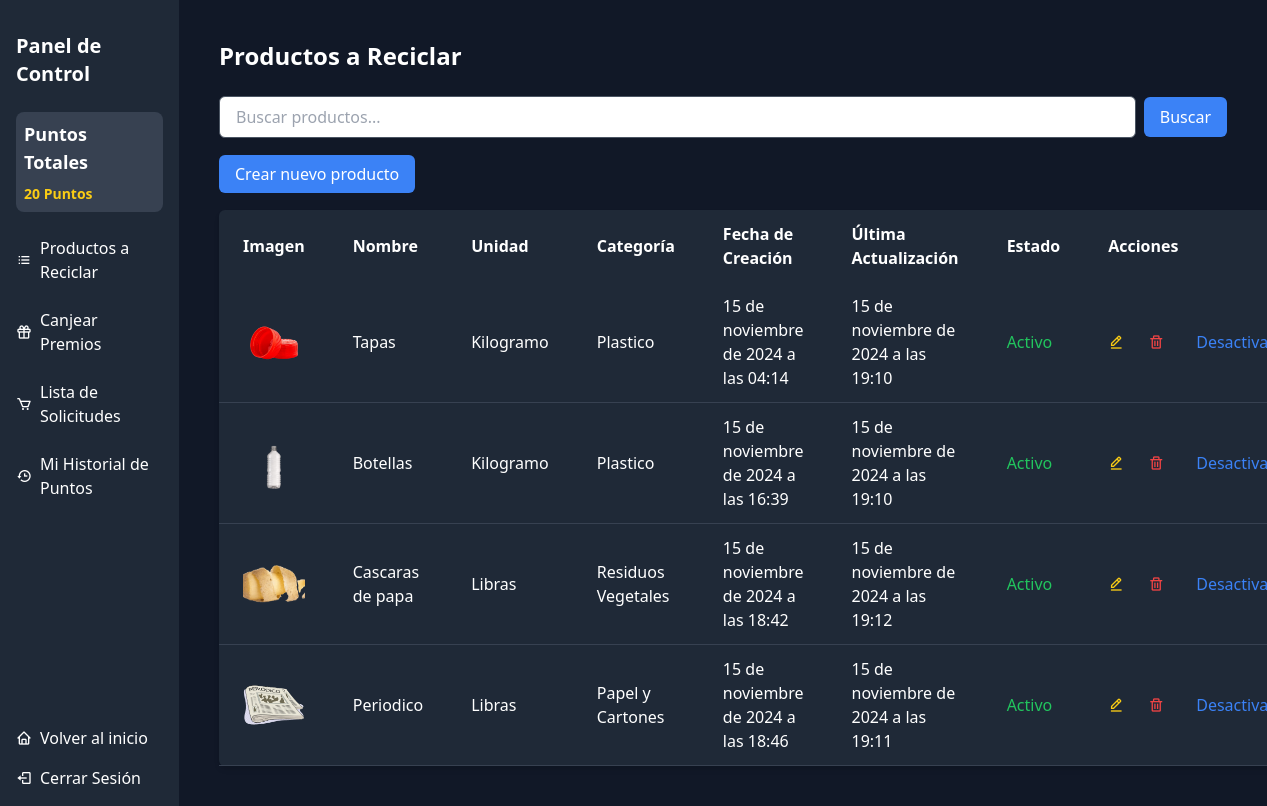
The app's page /dashboard/products/ (signed in) with its own data.
### core/dashboard/models.py (models this page shows, shortened)
class Product(models.Model):
    name = models.CharField(max_length=50, unique=True)
    description = models.TextField()
    image = models.ImageField(upload_to='products/', validators=[validate_image_extension])
    created_at = models.DateTimeField(auto_now_add=True)
    updated_at = models.DateTimeField(auto_now=True)
    units = models.ForeignKey(Units, on_delete=models.CASCADE, related_name="products")
    category = models.ForeignKey(Category, on_delete=models.CASCADE, related_name="products")
    is_active = models.BooleanField(default=True)
    created_by = models.ForeignKey(
        settings.AUTH_USER_MODEL,
        on_delete=models.SET_NULL,
        null=True,
        blank=True,
        related_name="created_products"
    )
    updated_by = models.ForeignKey(
        settings.AUTH_USER_MODEL,
        on_delete=models.SET_NULL,
        null=True,
        blank=True,
        related_name="updated_products"
    )
    class Meta:
        verbose_name = 'Producto'
        verbose_name_plural = 'Productos'

class Units(models.Model):
    name = models.CharField(max_length=50, unique=True)
    abbreviation = models.CharField(max_length=10, unique=True)
    created_at = models.DateTimeField(auto_now_add=True)
    updated_at = models.DateTimeField(auto_now=True)
    created_by = models.ForeignKey(
        settings.AUTH_USER_MODEL,
        on_delete=models.SET_NULL,
        null=True,
        blank=True,
        related_name="created_units"
    )
    updated_by = models.ForeignKey(
        settings.AUTH_USER_MODEL,
        on_delete=models.SET_NULL,
        null=True,
        blank=True,
        related_name="updated_units"
    )
    class Meta:
        verbose_name = 'Unidad'
        verbose_name_plural = 'Unidades'

class Category(models.Model):
    name = models.CharField(max_length=50, unique=True)
    created_at = models.DateTimeField(auto_now_add=True)
    updated_at = models.DateTimeField(auto_now=True)
    created_by = models.ForeignKey(
        settings.AUTH_USER_MODEL,
        on_delete=models.SET_NULL,
        null=True,
        blank=True,
        related_name="created_categories"
    )
    updated_by = models.ForeignKey(
        settings.AUTH_USER_MODEL,
        on_delete=models.SET_NULL,
        null=True,
        blank=True,
        related_name="updated_categories"
    )
    class Meta:
        verbose_name = 'Categoría'
        verbose_name_plural = 'Categorías'

### core/dashboard/views/product.py (the view)
# urls.py: path('products/', product.ProductListView.as_view(), name='product_list'),
class ProductListView(LoginRequiredMixin, ListView):
    model = Product
    template_name = 'core/dashboard/products/product_list.html'
    context_object_name = 'products'
    paginate_by = 10
    def get_queryset(self):
        queryset = Product.objects.all()
        query = self.request.GET.get('q')
        if query:
            queryset = queryset.filter(description__icontains=query)
        return queryset

### core/dashboard/context_processors.py (called while the page is built)
def total_points(request):
    if request.user.is_authenticated:
        total_points = Points.objects.filter(user=request.user).aggregate(total=models.Sum('number'))['total'] or 0
        total_history_points = PointHistory.objects.filter(user=request.user).aggregate(total=models.Sum('points'))['total'] or 0
        total_points = total_history_points
    else:
        total_points = 0
    return {'total_points': total_points}

### templates/core/dashboard/products/product_list.html (shortened to what this page needs)
{% extends 'components/base_dash.html' %}
{% block content %}
    <div class="container mx-auto p-2">
        <h2 class="text-2xl font-bold mb-6">Productos a Reciclar</h2>
        <div class="mb-4">
            <form method="get" action="{% url 'dashboard:product_list' %}" class="flex items-center">
                <input type="text" name="q" value="{{ request.GET.q }}" placeholder="Buscar productos..." class="form-input px-4 py-2 rounded-md w-full border border-gray-600">
                <button type="submit" class="ml-2 bg-blue-500 text-white px-4 py-2 rounded-md hover:bg-blue-600">
                    Buscar
                </button>
            </form>
        </div>
        <div class="mt-6 mb-6">
            <a href="{% url 'dashboard:product_create' %}" class="bg-blue-500 text-white px-4 py-2 rounded-md hover:bg-blue-600">Crear nuevo producto</a>
        </div>
        <table class="min-w-full bg-gray-800 text-white rounded-md shadow-md">
            <thead>
                <tr>
                    <th class="py-3 px-6 text-left">Imagen</th>
                    <th class="py-3 px-6 text-left">Nombre</th>
                    <th class="py-3 px-6 text-left">Unidad</th>
                    <th class="py-3 px-6 text-left">Categoría</th>
                    <th class="py-3 px-6 text-left">Fecha de Creación</th>
                    <th class="py-3 px-6 text-left">Última Actualización</th>
                    <th class="py-3 px-6 text-left">Estado</th>
                    <th class="py-3 px-6 text-left">Acciones</th>
                </tr>
            </thead>
            <tbody>
                {% for product in products %}
                    <tr class="border-b border-gray-700">
                        <td class="py-3 px-6">
                            <img src="{{ product.image.url }}" alt="{{ product.description }}" class="w-16 h-16 object-cover">
                        </td>
                        <td class="py-3 px-6">{{ product.name }}</td>
                        <td class="py-3 px-6">{{ product.units.name }}</td>
                        <td class="py-3 px-6">{{ product.category.name }}</td>
                        <td class="py-3 px-6">{{ product.created_at }}</td>
                        <td class="py-3 px-6">{{ product.updated_at }}</td>
                        <td class="py-3 px-6">
                            {% if product.is_active %}
                                <span class="text-green-500">Activo</span>
                            {% else %}
                                <span class="text-red-500">Inactivo</span>
                            {% endif %}
                        </td>
                        <td class="py-3 px-6">
                            <div class="flex space-x-4">
                                <a href="{% url 'dashboard:product_update' product.id %}" class="text-yellow-400 hover:text-yellow-500 flex items-center">
                                    <i class="bx bx-edit-alt mr-2"></i>
                                </a>
                                <a href="{% url 'dashboard:product_delete' product.id %}" class="text-red-500 hover:text-red-600 flex items-center">
                                    <i class="bx bx-trash mr-2"></i>
                                </a>
                                <a href="{% url 'dashboard:product_toggle_status' product.id %}" class="text-blue-500 hover:text-blue-600 flex items-center">
                                    {% if product.is_active %}
                                        Desactivar
                                    {% else %}
                                        Activar
                                    {% endif %}
                                </a>
                            </div>
                        </td>
                    </tr>
                {% empty %}
                    <tr>
                        <td colspan="8" class="py-3 px-6 text-center">No hay productos disponibles</td>
                    </tr>
                {% endfor %}
            </tbody>
        </table>
    </div>
{% endblock %}

### records on screen
Product: image (picture), name "Tapas", units.name "Kilogramo", category.name "Plastico", created_at "15 de noviembre de 2024 a las 04:14", updated_at "15 de noviembre de 2024 a las 19:10", is_active "Activo"
Product: image (picture), name "Botellas", units.name "Kilogramo", category.name "Plastico", created_at "15 de noviembre de 2024 a las 16:39", updated_at "15 de noviembre de 2024 a las 19:10", is_active "Activo"
Product: image (picture), name "Cascaras de papa", units.name "Libras", category.name "Residuos Vegetales", created_at "15 de noviembre de 2024 a las 18:42", updated_at "15 de noviembre de 2024 a las 19:12", is_active "Activo"
Product: image (picture), name "Periodico", units.name "Libras", category.name "Papel y Cartones", created_at "15 de noviembre de 2024 a las 18:46", updated_at "15 de noviembre de 2024 a las 19:11", is_active "Activo"

### other values on screen
{{ total_points }} "20"
